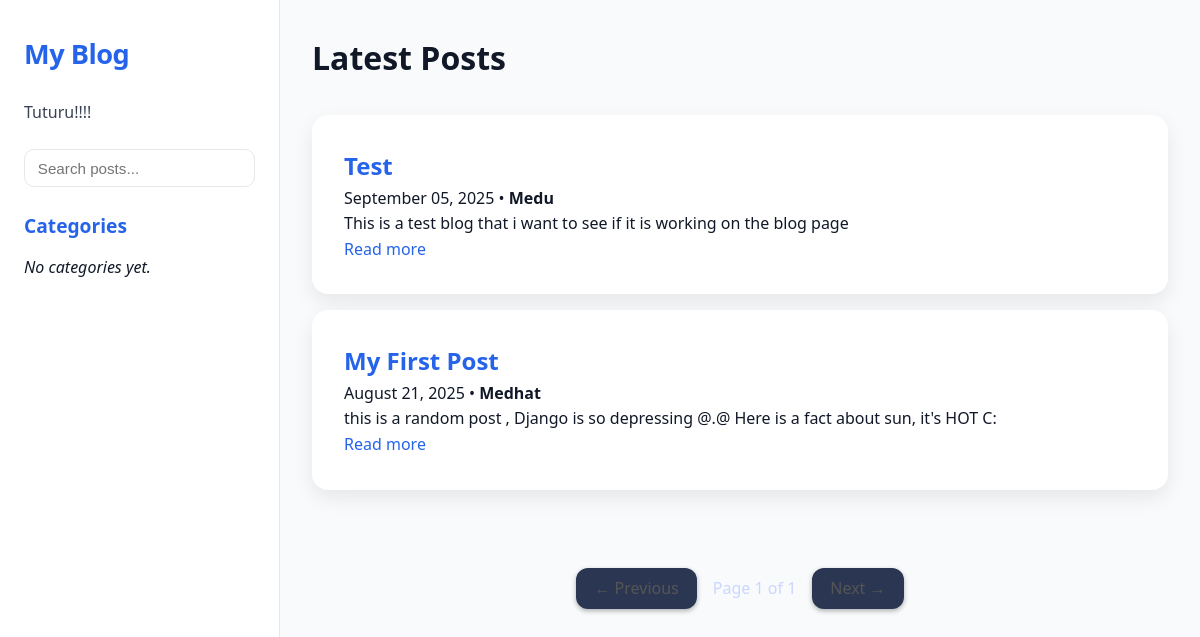
/blog/, run on an earlier commit of the app's database.
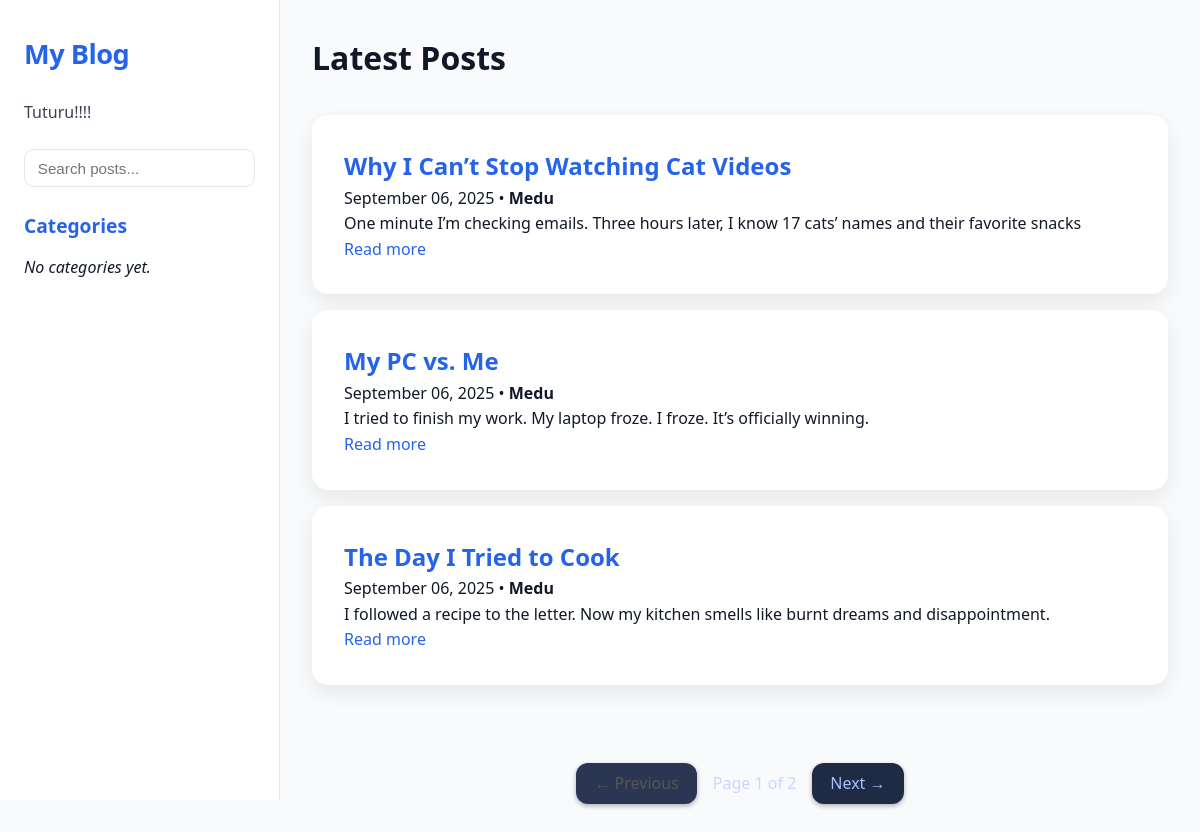
And on a later commit of the database.
### apps/posts/models.py (models this page shows, shortened)
class Post(models.Model):
    objects = models.Manager()
    published = PublishedManager()
    class Status(models.TextChoices):
        Draft = 'DF', 'Draft'
        PUBLISHED = 'PB', 'Published'
    title = models.CharField(max_length = 250)
    slug = models.SlugField(max_length = 250 , unique_for_date='publish')
    content = models.TextField()
    body = models.TextField()
    publish = models.DateTimeField(default=timezone.now)
    created = models.DateTimeField(auto_now_add=True)
    updated = models.DateTimeField(auto_now=True)
    """
    another method we can use now from db instead of Python itself
    by adding
    from django.db.models.functions import Now
    publish = models.DateTimeField(db_default=Now())
    """
    status = models.CharField(max_length=2,choices=Status , default=Status.Draft)
    """
    ordering => Configuring what will happen when we retrive the object from the database and how it will be represented
    indexes => Configuring what will happen when we retrive the object from the database and how it will be represented
    """
    author = models.ForeignKey(
        settings.AUTH_USER_MODEL, # what model do you want to connect to
        on_delete=models.CASCADE, # delete all posts if i delete the user
        related_name='blog_posts' # name of reverse releation user.blog_posts
    )
    class Meta:
        ordering = ['-publish']
        indexes = [
            models.Index(fields=['-publish']),
            ]
    def get_absolute_url(self):
        return reverse('posts:post_detail',args=[self.publish.year,self.publish.month,self.publish.day,self.slug])

### apps/posts/views.py (the view)
# urls.py: path('', views.post_list, name='post_list'),
def post_list(request):
    posts_list = Post.published.all()
    paginator = Paginator(posts_list,3)
    page_number = request.GET.get('page' , 1)
    try:
        posts = paginator.get_page(page_number)
    except EmptyPage:
        posts = paginator.page(paginator.num_pages)
    return render(
        request,
        'blog/post/list.html',
        {'posts':posts}
    )

### apps/posts/models.py (called while the page is built)
    def get_queryset(self):
        return super(PublishedManager, self).get_queryset().filter(status=Post.Status.PUBLISHED)

### apps/posts/templates/blog/post/list.html (shortened to what this page needs)
{% extends "blog/base.html" %}
{% block content %}
<header class="blog-header">
  <h1>Latest Posts</h1>
</header>
<main class="main-content">
  {% if posts %}
    <div class="posts-grid">
      {% for post in posts %}
        <article class="post-card">
          <h2 class="post-title">
            <a href="{{ post.get_absolute_url }}">{{ post.title }}</a>
          </h2>
          <div class="post-meta">
            {{ post.publish|date:"F d, Y" }} • <strong>{{ post.author }}</strong>
          </div>
          <p class="post-excerpt">{{ post.body|truncatewords:40|linebreaks }}</p>
          <a href="{{ post.get_absolute_url }}" class="read-more">Read more</a>
        </article>
      {% endfor %}
    </div>
  {% else %}
    <p class="no-posts">No posts yet. Check back later.</p>
  {% endif %}
</main>
{% include "blog/post/pagination.html" with page=posts %}
{% endblock %}

### apps/posts/templates/blog/base.html (shortened to what this page needs)
{% load static %}
<!DOCTYPE html>
<html lang="en">
<head>
</head>
<body>
  <div id="sidebar">
    <h2>My Blog</h2>
    <p>Tuturu!!!!</p>
    <form method="get" action="{% url 'posts:post_list' %}" class="search-box">
      <input type="text" name="q" placeholder="Search posts...">
    </form>
    <div class="categories">
      <h3>Categories</h3>
      <ul>
        {% for category in categories %}
          <li><a href="{% url 'posts:post_list_by_category' category.slug %}">{{ category.name }}</a></li>
        {% empty %}
          <li><em>No categories yet.</em></li>
        {% endfor %}
      </ul>
    </div>
  </div>
  <div id="content">
    <div class="posts-container">
      {% block content %}
      {% endblock %}
    </div>
  </div>
</body>
</html>

### apps/posts/templates/blog/post/pagination.html (shortened to what this page needs)
<div class="pagination">
  {% if page.has_previous %}
    <a href="?page={{ page.previous_page_number }}" class="page-btn">← Previous</a>
  {% else %}
    <span class="page-btn disabled">← Previous</span>
  {% endif %}
  <span class="page-info">
    Page {{ page.number }} of {{ page.paginator.num_pages }}
  </span>
  {% if page.has_next %}
    <a href="?page={{ page.next_page_number }}" class="page-btn">Next →</a>
  {% else %}
    <span class="page-btn disabled">Next →</span>
  {% endif %}
</div>

### apps/posts/templates/blog/base.html (style rules this page uses)
* { margin: 0; padding: 0; box-sizing: border-box; transition: background 0.3s, color 0.3s, border 0.3s; }
html { scroll-behavior: smooth; }
body { font-family: "Segoe UI", Roboto, sans-serif; line-height: 1.6; background: var(--bg); color: var(--text); display: grid; grid-template-columns: 280px 1fr; min-height: 100vh; }
:root { --bg: #f8fafc; --text: #111827; --sidebar-bg: #fff; --sidebar-text: #374151; --accent: #2563eb; --card-bg: #fff; --card-border: #e5e7eb; --shadow: 0 2px 10px rgba(0,0,0,0.08); --hover: #eff6ff; }
#sidebar { background: var(--sidebar-bg); padding: 2rem 1.5rem; border-right: 1px solid var(--card-border); position: sticky; top: 0; height: 100vh; display: flex; flex-direction: column; gap: 1.5rem; }
#sidebar h2 { font-size: 1.7rem; font-weight: 700; color: var(--accent); letter-spacing: -0.5px; }
#sidebar p { color: var(--sidebar-text); font-size: 1rem; }
.search-box input { width: 100%; padding: 0.6rem 0.8rem; border-radius: 10px; border: 1px solid var(--card-border); background: var(--card-bg); color: var(--text); font-size: 0.95rem; outline: none; }
.categories h3 { margin-bottom: 0.8rem; color: var(--accent); font-size: 1.2rem; }
.categories ul { list-style: none; padding-left: 0; display: flex; flex-direction: column; gap: 0.4rem; }
#content { padding: 2rem; animation: fadeIn 0.5s ease; }
.posts-container { display: flex; flex-direction: column; gap: 2rem; }
.post-card { background: var(--card-bg); border-radius: 1rem; padding: 2rem; box-shadow: 0 8px 20px rgba(0,0,0,0.08); transition: transform 0.3s ease, box-shadow 0.3s ease, background 0.3s; position: relative; overflow: hidden; margin-bottom: 1rem; }
.post-card p { font-size: 1rem; line-height: 1.6; }
a { color: var(--accent); text-decoration: none; }

### apps/posts/templates/blog/post/pagination.html (style rules this page uses)
.pagination { display: flex; justify-content: center; align-items: center; gap: 1rem; margin: 30px 0; font-family: 'Segoe UI', Tahoma, Geneva, Verdana, sans-serif; }
.page-btn { padding: 8px 18px; border-radius: 12px; text-decoration: none; background-color: #1f2a44; color: #a8c0ff; font-weight: 500; transition: background-color 0.3s, color 0.3s, transform 0.2s; box-shadow: 0 2px 5px rgba(0,0,0,0.3); }
.page-btn.disabled { background-color: #2b3752; color: #555; cursor: default; }
.page-info { font-weight: 500; color: #cbd6ff; }

What changed in the data, as far as the page shows it:
no longer on this page (row unchanged): Post: title "Test", publish "September 05, 2025", author "Medu", body "This is a test blog that i want to see if it is working on the blog page"
no longer on this page (row edited): Post: title "My First Post", publish "August 21, 2025", author "Medhat", body "this is a random post , Django is so depressing @.@ Here is a fact about sun, it's HOT C:"
added Post: title "Why I Can’t Stop Watching Cat Videos", publish "September 06, 2025", author "Medu", body "One minute I’m checking emails. Three hours later, I know 17 cats’ names and their favorite snacks"
added Post: title "My PC vs. Me", publish "September 06, 2025", author "Medu", body "I tried to finish my work. My laptop froze. I froze. It’s officially winning."
added Post: title "The Day I Tried to Cook", publish "September 06, 2025", author "Medu", body "I followed a recipe to the letter. Now my kitchen smells like burnt dreams and disappointment."
Also different on the page:
{{ page.paginator.num_pages }}: "1" → "2"
